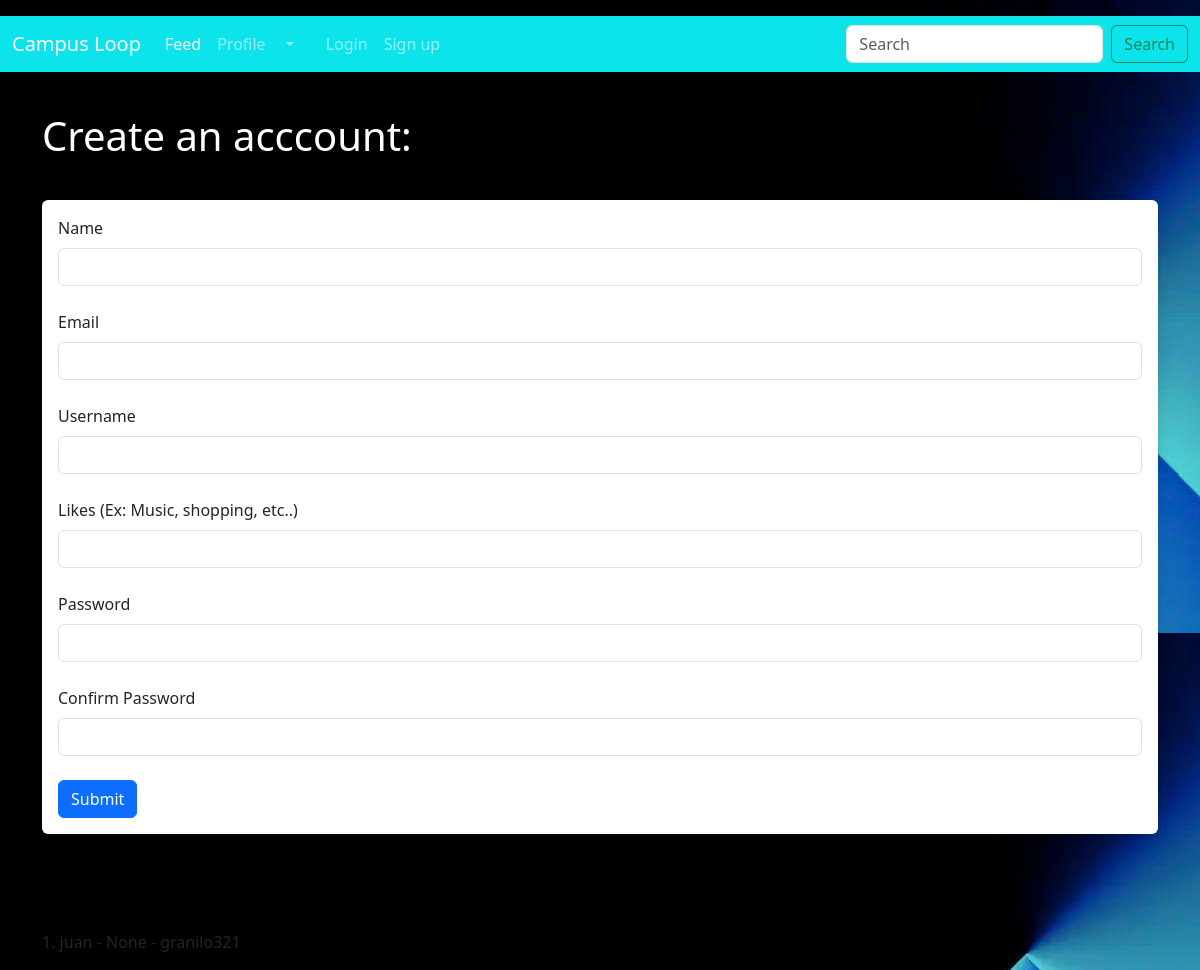
The page /user/add on the database as committed earlier.
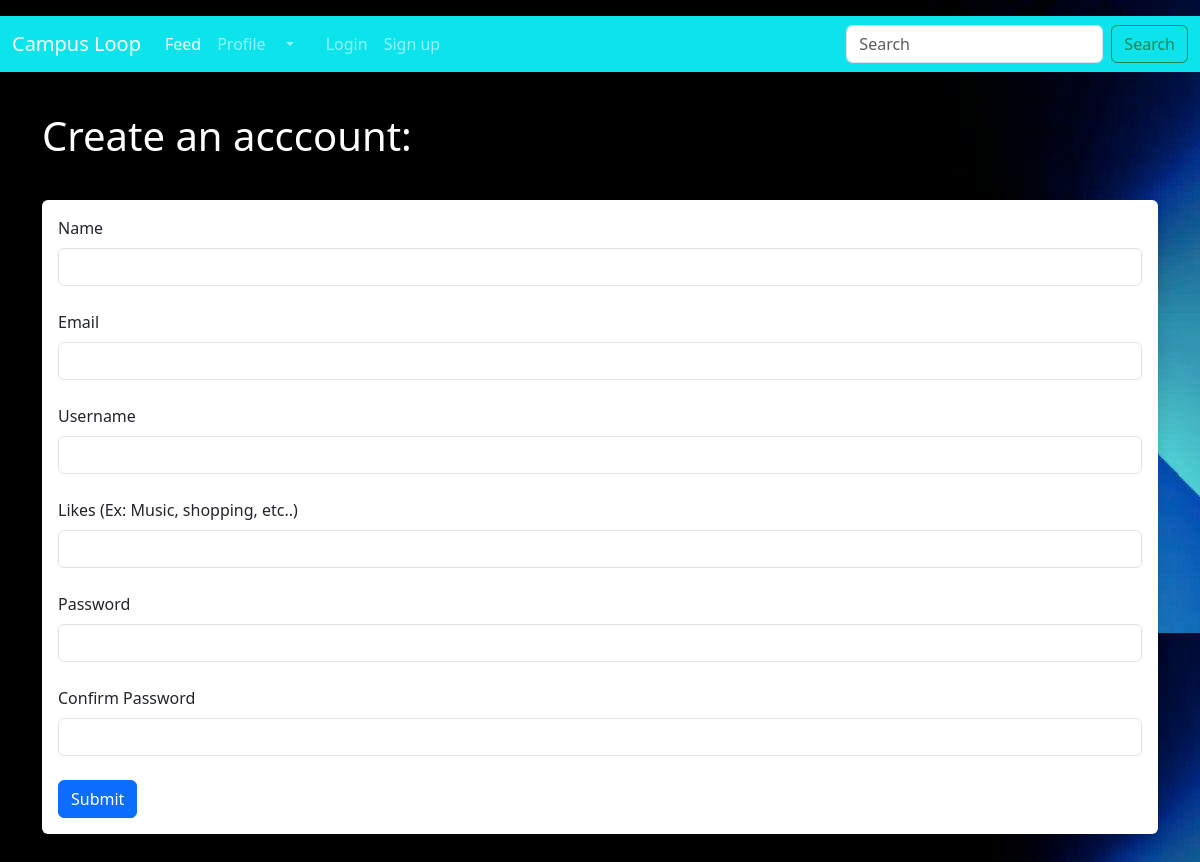
The same page on the database as committed later.
### app.py (models this page shows, shortened)
class Users(db.Model, UserMixin):
    id = db.Column(db.Integer, primary_key=True)
    username = db.Column(db.String(20), nullable = False, unique =True)
    name = db.Column(db.String(200), nullable = False)
    email = db.Column(db.String(200), nullable = False, unique = True)
    likes = db.Column(db.String(200), nullable = False)
    date_added = db.Column(db.DateTime, default=datetime.utcnow)
    password_hash = db.Column(db.String(128))

### app.py (the view, shortened to what this page needs)
@app.route('/user/add', methods = ['GET', 'POST'])
def add_user():
    name = None
    form = UserForm()
    our_users = Users.query.order_by(Users.date_added)
    return render_template('add_user.html', form = form, name = name, our_users = our_users)

### app.py
class UserForm(FlaskForm):
    name = StringField("Name ", validators = [DataRequired()])
    username = StringField("Username ", validators = [DataRequired()])
    email = StringField("Email ", validators = [DataRequired()])
    likes = StringField("Likes (Ex: Music, shopping, etc..)", validators = [DataRequired()])
    password_hash = PasswordField('Password', validators = [DataRequired(), EqualTo('password_hash2')])
    password_hash2 = PasswordField('Confirm Password', validators = [DataRequired()])
    submit = SubmitField("Submit")

### templates/add_user.html (shortened to what this page needs)
{% extends 'base.html' %}
{% block content %}
{% if name %}
    <h1>Hello {{ name }} !!</h1>
{% else %}
    <h1><p style = "color: white">Create an acccount:</h1>
    <br/>
<Div class = "shadow p-3 mb-5 bg-body rounded">
    <form method = "POST">
        {{ form.name.label(class = "form-label") }}
        {{ form.name(class = "form-control") }}
        <br/>
        {{ form.email.label(class = "form-label") }}
        {{ form.email(class = "form-control") }}
        <br/>
        {{ form.username.label(class = "form-label") }}
        {{ form.username(class = "form-control") }}
        <br/>
        {{ form.likes.label(class = "form-label") }}
        {{ form.likes(class = "form-control") }}
        <br/>
        {{ form.password_hash.label(class = "form-label") }}
        {{ form.password_hash(class = "form-control") }}
        <br/>
        {{ form.password_hash2.label(class = "form-label") }}
        {{ form.password_hash2(class = "form-control") }}
        <br/>
        {{ form.submit(class = 'btn btn-primary')}}
    </form>
</div>
<br/><br/>
{% for our_user in our_users %}
    {{ our_user.id }}. {{ our_user.name }} - {{ our_user.password_hash }} - {{ our_user.email }}
     <br/>
{% endfor %}
{% endif %}
{% endblock %}

### templates/base.html (shortened to what this page needs)
<!doctype html>
<html lang="en">
  <head>
    <Body background="../static/AquaBackground.jpeg"></Body>
    <link href="https://cdn.jsdelivr.net/npm/bootstrap@5.3.0-alpha3/dist/css/bootstrap.min.css" rel="stylesheet">
  </head>
  <body>
    {% include 'navbar.html' %}
    <div class = "container">
        <p style ='color: white'>
        <br/>
        {% block content %}{% endblock %}
        </p>
    </div>
  </body>
</html>

### templates/navbar.html (shortened to what this page needs)
<nav class="navbar navbar-expand-lg navbar-dark" style="background-color: #0de3eb;">
    <div class="container-fluid">
      <a class="navbar-brand" href="#">Campus Loop</a>
      <div class="collapse navbar-collapse" id="navbarSupportedContent">
        <ul class="navbar-nav me-auto mb-2 mb-lg-0">
          <li class="nav-item">
            <a class="nav-link active" aria-current="page" href="{{url_for('home2')}}">Feed</a>
          </li>
          <li class="nav-item">
            <a class="nav-link" href="{{url_for('dashboard')}}">Profile</a>
          </li>
          <li class="nav-item dropdown">
            <a class="nav-link dropdown-toggle" href="#" role="button" aria-expanded="false">
            </a>
          </li>
          <li class="nav-item">
            <a class="nav-link " href = "{{url_for('add_user')}}"></a>
          </li>
          {% if current_user.is_authenticated %}
          <li class="nav-item">
            <a class="nav-link " href = "{{url_for('logout')}}">Logout</a>
          </li>
          {% else %}
          <li class="nav-item">
            <a class="nav-link " href = "{{url_for('login')}}">Login</a>
            <li class="nav-item">
                <a class="nav-link " href = "{{url_for('add_user')}}">Sign up</a>
              </li>
          </li>
          {% endif %}
        </ul>
        <form class="d-flex" role="search">
          <input class="form-control me-2" type="search" placeholder="Search" aria-label="Search">
          <button class="btn btn-outline-success" type="submit">Search</button>
        </form>
      </div>
    </div>
  </nav>

Rows that differ between the two databases and show on the page:
removed Users: id "1", name "juan", password_hash "None", email "granilo321"
